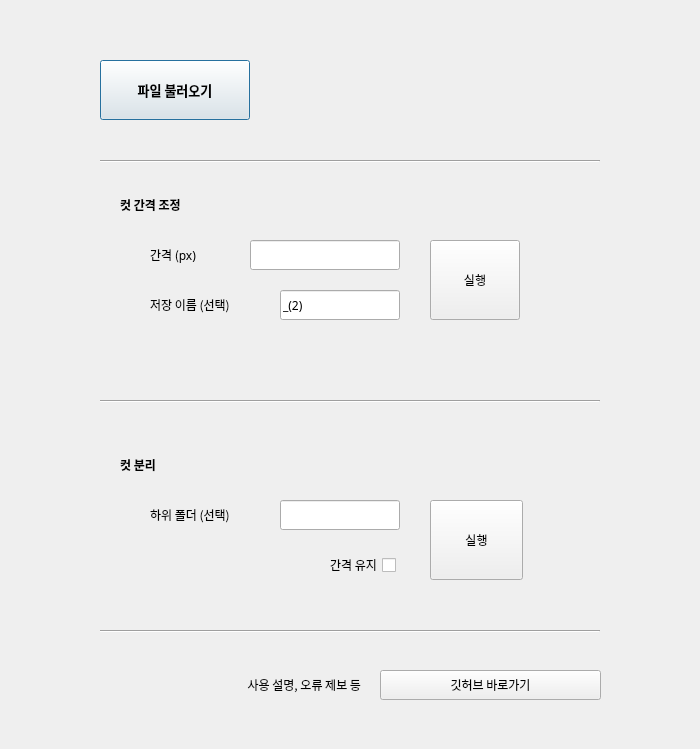
<?xml version="1.0" encoding="UTF-8"?>
<ui version="4.0">
 <class>Dialog</class>
 <widget class="QDialog" name="Dialog">
  <property name="geometry">
   <rect>
    <x>0</x>
    <y>0</y>
    <width>700</width>
    <height>749</height>
   </rect>
  </property>
  <property name="font">
   <font>
    <family>맑은 고딕</family>
   </font>
  </property>
  <property name="windowTitle">
   <string>Dialog</string>
  </property>
  <widget class="QLineEdit" name="margin">
   <property name="geometry">
    <rect>
     <x>250</x>
     <y>240</y>
     <width>150</width>
     <height>30</height>
    </rect>
   </property>
  </widget>
  <widget class="QPushButton" name="filebutton">
   <property name="geometry">
    <rect>
     <x>100</x>
     <y>60</y>
     <width>150</width>
     <height>60</height>
    </rect>
   </property>
   <property name="font">
    <font>
     <family>맑은 고딕</family>
     <pointsize>10</pointsize>
     <weight>75</weight>
     <bold>true</bold>
    </font>
   </property>
   <property name="mouseTracking">
    <bool>false</bool>
   </property>
   <property name="text">
    <string>파일 불러오기</string>
   </property>
  </widget>
  <widget class="QLabel" name="filecheck">
   <property name="geometry">
    <rect>
     <x>300</x>
     <y>60</y>
     <width>300</width>
     <height>60</height>
    </rect>
   </property>
   <property name="text">
    <string/>
   </property>
  </widget>
  <widget class="QPushButton" name="margingo">
   <property name="geometry">
    <rect>
     <x>430</x>
     <y>240</y>
     <width>90</width>
     <height>80</height>
    </rect>
   </property>
   <property name="text">
    <string>실행</string>
   </property>
  </widget>
  <widget class="QPushButton" name="slicego">
   <property name="geometry">
    <rect>
     <x>430</x>
     <y>500</y>
     <width>93</width>
     <height>80</height>
    </rect>
   </property>
   <property name="text">
    <string>실행</string>
   </property>
  </widget>
  <widget class="QLabel" name="menuex1">
   <property name="geometry">
    <rect>
     <x>120</x>
     <y>190</y>
     <width>200</width>
     <height>30</height>
    </rect>
   </property>
   <property name="font">
    <font>
     <family>맑은 고딕</family>
     <weight>75</weight>
     <bold>true</bold>
    </font>
   </property>
   <property name="text">
    <string>컷 간격 조정</string>
   </property>
  </widget>
  <widget class="QLineEdit" name="name">
   <property name="geometry">
    <rect>
     <x>280</x>
     <y>290</y>
     <width>120</width>
     <height>30</height>
    </rect>
   </property>
   <property name="text">
    <string>_(2)</string>
   </property>
  </widget>
  <widget class="QLabel" name="menuex2">
   <property name="geometry">
    <rect>
     <x>120</x>
     <y>450</y>
     <width>81</width>
     <height>30</height>
    </rect>
   </property>
   <property name="font">
    <font>
     <family>맑은 고딕</family>
     <weight>75</weight>
     <bold>true</bold>
    </font>
   </property>
   <property name="text">
    <string>컷 분리</string>
   </property>
  </widget>
  <widget class="Line" name="line">
   <property name="geometry">
    <rect>
     <x>100</x>
     <y>160</y>
     <width>500</width>
     <height>3</height>
    </rect>
   </property>
   <property name="orientation">
    <enum>Qt::Horizontal</enum>
   </property>
  </widget>
  <widget class="Line" name="line_2">
   <property name="geometry">
    <rect>
     <x>100</x>
     <y>400</y>
     <width>500</width>
     <height>3</height>
    </rect>
   </property>
   <property name="orientation">
    <enum>Qt::Horizontal</enum>
   </property>
  </widget>
  <widget class="QLabel" name="marginlabel">
   <property name="geometry">
    <rect>
     <x>150</x>
     <y>240</y>
     <width>64</width>
     <height>30</height>
    </rect>
   </property>
   <property name="text">
    <string>간격 (px)</string>
   </property>
  </widget>
  <widget class="QLabel" name="namelabel">
   <property name="geometry">
    <rect>
     <x>150</x>
     <y>290</y>
     <width>131</width>
     <height>30</height>
    </rect>
   </property>
   <property name="text">
    <string>저장 이름 (선택)</string>
   </property>
  </widget>
  <widget class="QLabel" name="margindone">
   <property name="geometry">
    <rect>
     <x>150</x>
     <y>340</y>
     <width>370</width>
     <height>30</height>
    </rect>
   </property>
   <property name="text">
    <string/>
   </property>
   <property name="alignment">
    <set>Qt::AlignRight|Qt::AlignTrailing|Qt::AlignVCenter</set>
   </property>
  </widget>
  <widget class="QLabel" name="slicedone">
   <property name="geometry">
    <rect>
     <x>150</x>
     <y>600</y>
     <width>370</width>
     <height>30</height>
    </rect>
   </property>
   <property name="text">
    <string/>
   </property>
   <property name="alignment">
    <set>Qt::AlignRight|Qt::AlignTrailing|Qt::AlignVCenter</set>
   </property>
  </widget>
  <widget class="QCheckBox" name="slicemargincheck">
   <property name="geometry">
    <rect>
     <x>300</x>
     <y>550</y>
     <width>96</width>
     <height>30</height>
    </rect>
   </property>
   <property name="layoutDirection">
    <enum>Qt::RightToLeft</enum>
   </property>
   <property name="text">
    <string>간격 유지</string>
   </property>
   <property name="checked">
    <bool>false</bool>
   </property>
  </widget>
  <widget class="QLabel" name="slicefolerlabel">
   <property name="geometry">
    <rect>
     <x>150</x>
     <y>500</y>
     <width>131</width>
     <height>30</height>
    </rect>
   </property>
   <property name="text">
    <string>하위 폴더 (선택)</string>
   </property>
  </widget>
  <widget class="QLineEdit" name="slicefolder">
   <property name="geometry">
    <rect>
     <x>280</x>
     <y>500</y>
     <width>120</width>
     <height>30</height>
    </rect>
   </property>
   <property name="text">
    <string/>
   </property>
  </widget>
  <widget class="QPushButton" name="github">
   <property name="geometry">
    <rect>
     <x>380</x>
     <y>670</y>
     <width>221</width>
     <height>30</height>
    </rect>
   </property>
   <property name="text">
    <string>깃허브 바로가기</string>
   </property>
  </widget>
  <widget class="Line" name="line_3">
   <property name="geometry">
    <rect>
     <x>100</x>
     <y>630</y>
     <width>500</width>
     <height>3</height>
    </rect>
   </property>
   <property name="orientation">
    <enum>Qt::Horizontal</enum>
   </property>
  </widget>
  <widget class="QLabel" name="label">
   <property name="geometry">
    <rect>
     <x>180</x>
     <y>670</y>
     <width>181</width>
     <height>30</height>
    </rect>
   </property>
   <property name="text">
    <string>사용 설명, 오류 제보 등</string>
   </property>
   <property name="alignment">
    <set>Qt::AlignRight|Qt::AlignTrailing|Qt::AlignVCenter</set>
   </property>
  </widget>
 </widget>
 <resources/>
 <connections/>
</ui>
